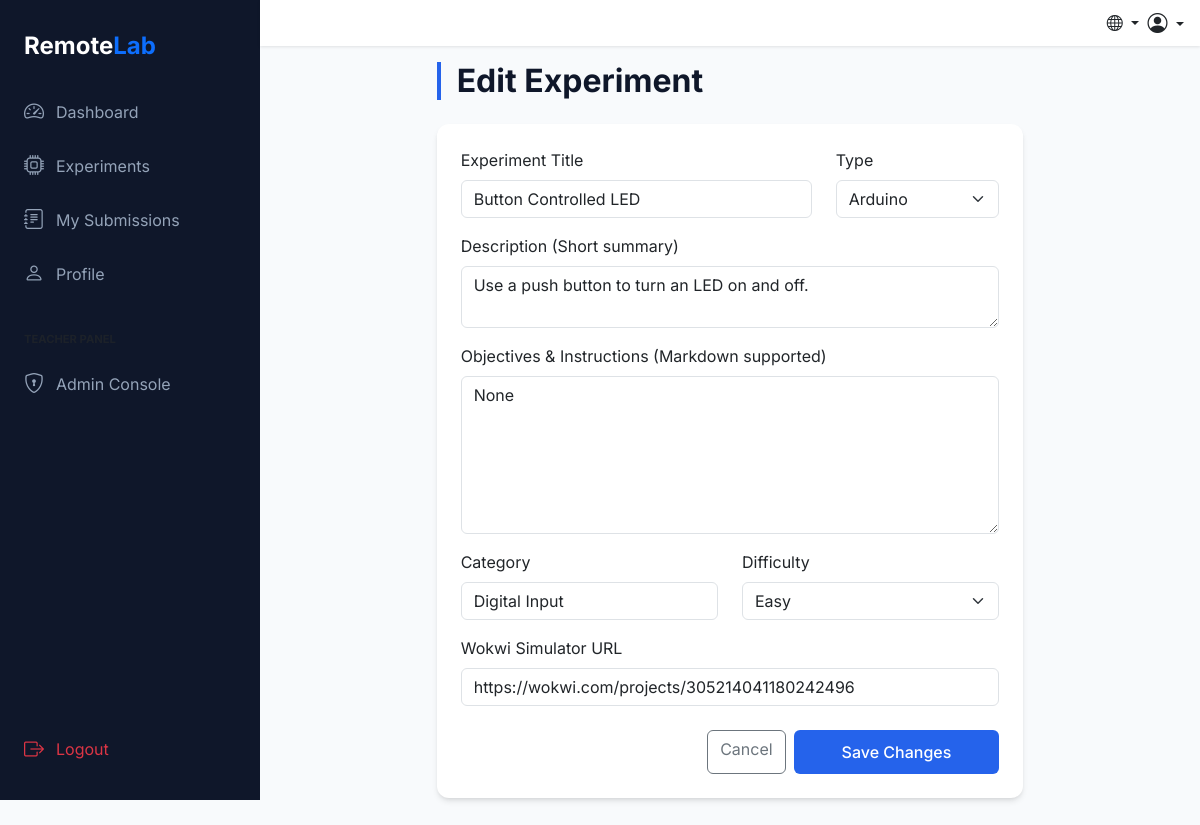
The app's page /api/admin/experiments/2/edit (signed in) with its own data.
### app/models.py (models this page shows, shortened)
class Experiment(db.Model):
    __tablename__ = 'experiments'
    id = db.Column(db.Integer, primary_key=True)
    title = db.Column(db.String(200), nullable=False)
    description = db.Column(db.Text, nullable=False)
    objectives = db.Column(db.Text, nullable=True)
    instructions = db.Column(db.Text, nullable=True)
    type = db.Column(db.String(50), nullable=False)  # arduino / raspberry_pi_pico
    difficulty = db.Column(db.String(20), default='easy') # easy, medium, hard
    category = db.Column(db.String(100), nullable=True)
    wokwi_url = db.Column(db.String(500), nullable=False)
    expected_result = db.Column(db.Text, nullable=True)
    created_at = db.Column(db.DateTime, default=datetime.utcnow)
    submissions = db.relationship('Submission', backref='experiment', lazy=True, cascade='all, delete-orphan')

### app/routes/admin_routes.py (the view)
    @jwt_required()
    def wrapper(*args, **kwargs):
        from flask_jwt_extended import get_jwt_identity
        user_id = get_jwt_identity()
        user = User.query.get(user_id)
        if not user:
            flash('Sessiya muddati tugagan yoki foydalanuvchi topilmadi. Iltimos, qayta kiring.', 'warning')
            return redirect(url_for('auth.login'))
        claims = get_jwt()
        if claims.get('role') != 'teacher':
            flash('Admin access required.', 'danger')
            return redirect(url_for('user.dashboard'))
        return fn(*args, **kwargs)

### app/__init__.py (called while the page is built)
def get_locale():
    cookie_lang = request.cookies.get('lang')
    if cookie_lang in ['en', 'uz', 'ru']:
        return cookie_lang
    return request.accept_languages.best_match(['en', 'uz', 'ru']) or 'en'

### app/routes/admin_routes.py (called while the page is built, shortened)
def admin_required(fn):
    @jwt_required()
    def wrapper(*args, **kwargs):
        from flask_jwt_extended import get_jwt_identity
        user_id = get_jwt_identity()
        user = User.query.get(user_id)
        if not user:
            flash('Sessiya muddati tugagan yoki foydalanuvchi topilmadi. Iltimos, qayta kiring.', 'warning')
            return redirect(url_for('auth.login'))
        claims = get_jwt()
        if claims.get('role') != 'teacher':
            flash('Admin access required.', 'danger')
            return redirect(url_for('user.dashboard'))
        return fn(*args, **kwargs)
    wrapper.__name__ = fn.__name__
    return wrapper

@admin_bp.route('/experiments/<int:id>/edit', methods=['GET', 'POST'])
@admin_required
def edit_experiment(id):
    experiment = Experiment.query.get_or_404(id)
    return render_template('admin/experiment_form.html', experiment=experiment)

### app/templates/admin/experiment_form.html (shortened to what this page needs)
{% extends "base.html" %}
{% block content %}
<div class="row justify-content-center">
    <div class="col-lg-8">
        <h2 class="section-title mb-4">{% if experiment %}Edit{% else %}Create New{% endif %} Experiment</h2>
        <div class="card lab-card">
            <div class="card-body p-4">
                <form method="POST">
                    <div class="row">
                        <div class="col-md-8 mb-3">
                            <label class="form-label">Experiment Title</label>
                            <input type="text" name="title" class="form-control"
                                placeholder="e.g. Ultrasonic Sensor Guide"
                                value="{{ experiment.title if experiment else '' }}" required>
                        </div>
                        <div class="col-md-4 mb-3">
                            <label class="form-label">Type</label>
                            <select name="type" class="form-select">
                                <option value="arduino" {% if experiment and experiment.type=='arduino' %}selected{%
                                    endif %}>Arduino</option>
                            </select>
                        </div>
                    </div>
                    <div class="mb-3">
                        <label class="form-label">Description (Short summary)</label>
                        <textarea name="description" class="form-control" rows="2"
                            required>{{ experiment.description if experiment else '' }}</textarea>
                    </div>
                    <div class="mb-3">
                        <label class="form-label">Objectives & Instructions (Markdown supported)</label>
                        <textarea name="instructions" class="form-control"
                            rows="6">{{ experiment.instructions if experiment else '' }}</textarea>
                    </div>
                    <div class="row">
                        <div class="col-md-6 mb-3">
                            <label class="form-label">Category</label>
                            <input type="text" name="category" class="form-control" placeholder="e.g. Sensors, IoT"
                                value="{{ experiment.category if experiment else '' }}">
                        </div>
                        <div class="col-md-6 mb-3">
                            <label class="form-label">Difficulty</label>
                            <select name="difficulty" class="form-select">
                                <option value="easy" {% if experiment and experiment.difficulty=='easy' %}selected{%
                                    endif %}>Easy</option>
                            </select>
                        </div>
                    </div>
                    <div class="mb-4">
                        <label class="form-label">Wokwi Simulator URL</label>
                        <input type="url" name="wokwi_url" class="form-control"
                            placeholder="https://wokwi.com/projects/..."
                            value="{{ experiment.wokwi_url if experiment else '' }}" required>
                    </div>
                    <div class="d-flex justify-content-end gap-2">
                        <a href="{{ url_for('admin.dashboard') }}" class="btn btn-outline-secondary">Cancel</a>
                        <button type="submit" class="btn btn-primary px-5">{% if experiment %}Save Changes{% else
                            %}Publish Lab{% endif %}</button>
                    </div>
                </form>
            </div>
        </div>
    </div>
</div>
{% endblock %}

### app/static/css/style.css (style rules this page uses)
:root { --primary-color: #2563EB; --secondary-color: #0F172A; --bg-color: #F8FAFC; --accent-color: #22C55E; --text-main: #1E293B; --text-muted: #64748B; --card-shadow: 0 4px 6px -1px rgb(0 0 0 / 0.1), 0 2px 4px -2px rgb(0 0 0 / 0.1); --sidebar-width: 260px; --bottom-nav-height: 65px; }
body { background-color: var(--bg-color); font-family: 'Inter', system-ui, -apple-system, sans-serif; color: var(--text-main); }
.lab-card { border: none; border-radius: 12px; box-shadow: var(--card-shadow); transition: transform 0.2s ease; }
.btn-primary { background-color: var(--primary-color); border: none; padding: 0.6rem 1.5rem; font-weight: 500; }
h1, h2, h3 { font-weight: 700; color: var(--secondary-color); }
.section-title { margin-bottom: 1.5rem; border-left: 4px solid var(--primary-color); padding-left: 1rem; }

### records on screen
Experiment: title "Button Controlled LED", type "Arduino", description "Use a push button to turn an LED on and off.", instructions "None", category "Digital Input", difficulty "Easy", wokwi_url "https://wokwi.com/projects/305214041180242496"
